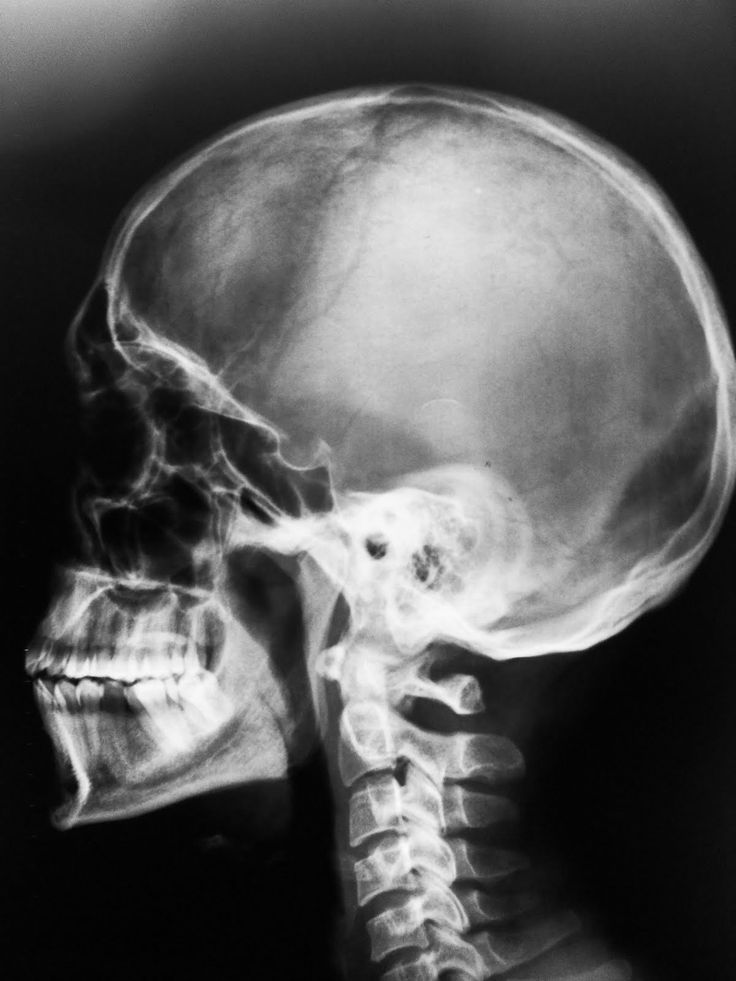
%> input picture zgafimagenes/craneo.jpg, 736 x 981 px
$ octave zgafsaturacion.m   (GNU Octave 9; MATLAB toolbox functions it lacks are replaced by stand-ins)
%> lines starting %> are read from the running program, lines starting %| are printed output that depends on the picture
%%Ajuste de Imagen
foto = imread('craneo.jpg');
%> foto is the input picture: size 981x736x3 uint8; min 0, max 252, mean 89.6

immod = imadjust(foto, [0,1], [1,0]);
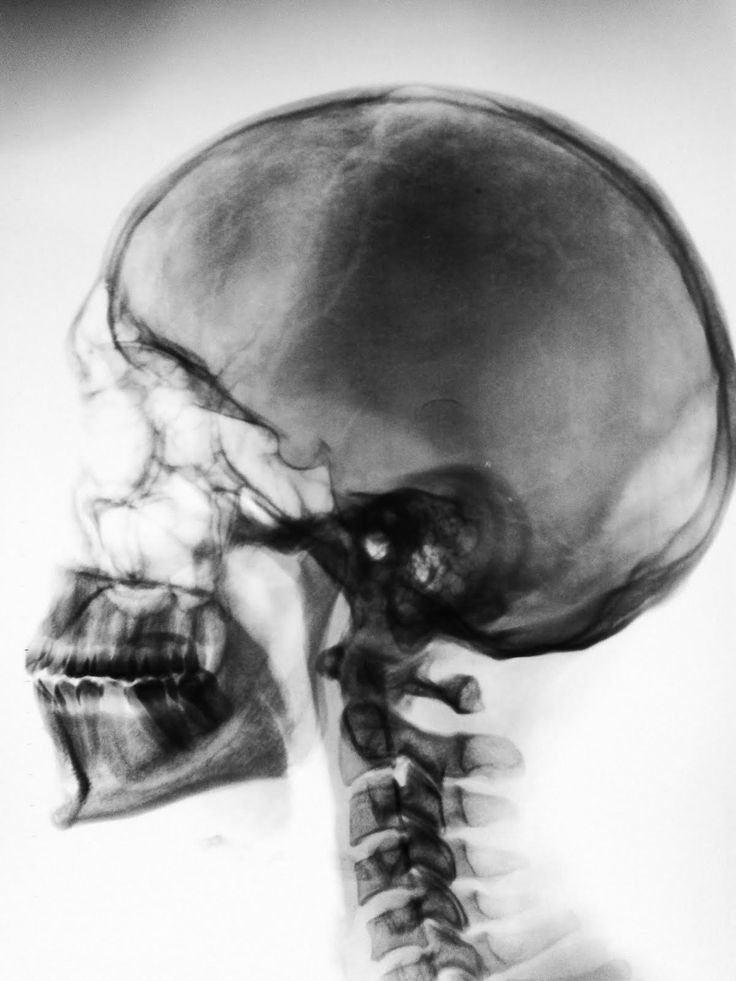
%> immod: size 981x736x3 uint8; min 3, max 255, mean 165.4

subplot(1,2,1); imshow(foto);
subplot(1,2,2); imshow(immod);

%% Histograma de imagen
foto = imread('admin.png');
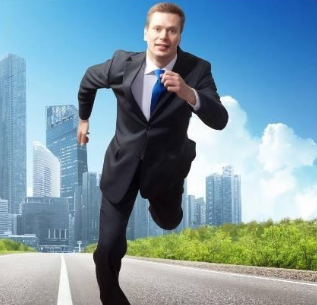
%> input picture zgafimagenes/admin.png, 317 x 305 px
%> foto is the input picture: size 305x317x3 uint8; mean R, G, B 122.8, 152, 165.3
foto = im2uint8(foto(:,:,1));
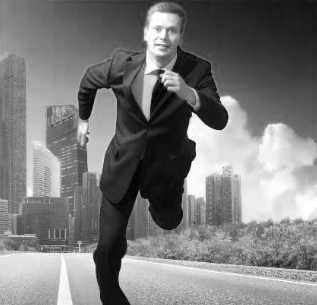
%> foto: size 305x317 uint8; min 0, max 255, mean 122.8
H = imhist(foto)
%> H = 256 values, max 769 at index 19, min 3 at index 1, mean 377.7
axis([0 255 0 15000])
set(gca, 'xtick', 0:50:255);
set(gca, 'ytick', 0:2000:15000);

%%
foto = imread('craneo.jpg');
x = rgb2gray(foto);
xad2 = imadjust(x, [0.2, 0.9], [0.3, 0.8], 5);
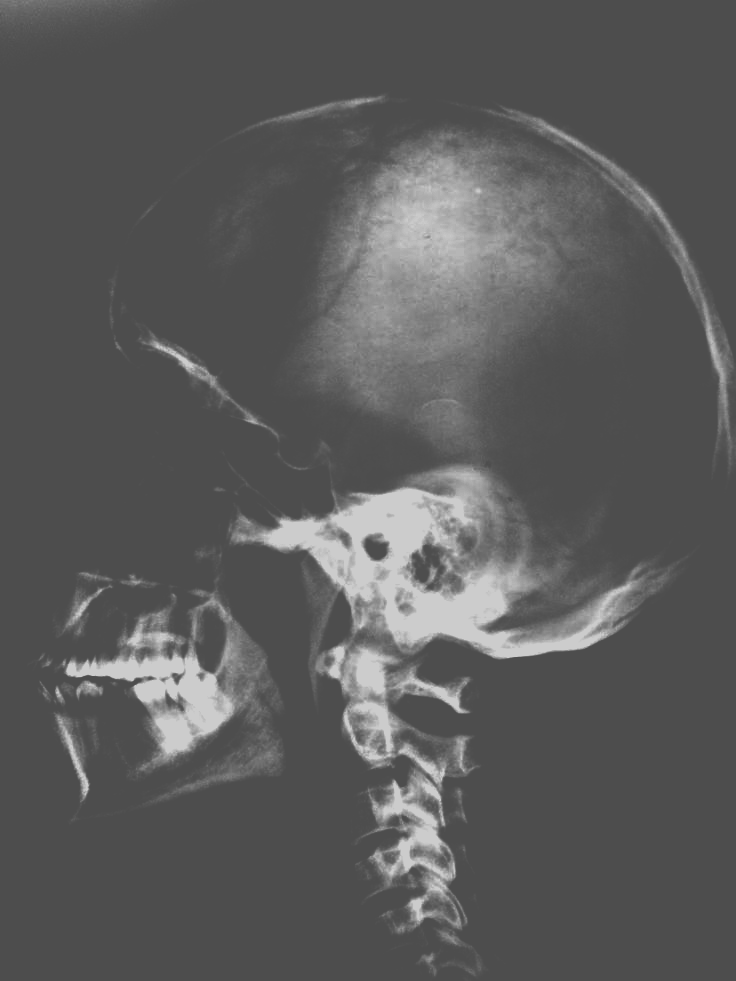
%> xad2: size 981x736 uint8; min 77, max 204, mean 91.1
imshow(xad2);
